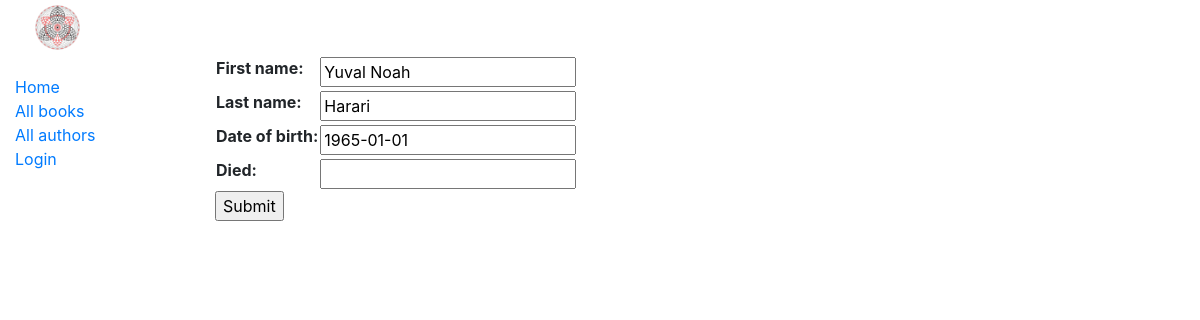
/catalog/author/1/update/, run on the app's committed database.
### catalog/models.py (models this page shows, shortened)
class Author(models.Model):
    first_name = models.CharField(max_length=100)
    last_name = models.CharField(max_length=100)
    date_of_birth = models.DateField(null=True, blank=True)
    date_of_death = models.DateField('died', null=True, blank=True)

### catalog/views.py (the view)
# urls.py: url(r'^author/(?P<pk>\d+)/update/$', views.AuthorUpdate.as_view(), name='author_update'),
class AuthorUpdate(UpdateView):
    model = Author
    fields = ['first_name','last_name','date_of_birth','date_of_death']

### catalog/templates/catalog/author_form.html (shortened to what this page needs)
{% extends "base_generic.html" %}
{% block content %}
<form action="" method="post">
    <table>
    {{ form.as_table }}
    </table>
    <input type="submit" value="Submit" />
</form>
{% endblock %}

### data on the page
Author: first_name "Yuval Noah", last_name "Harari", date_of_birth "1965-01-01"
